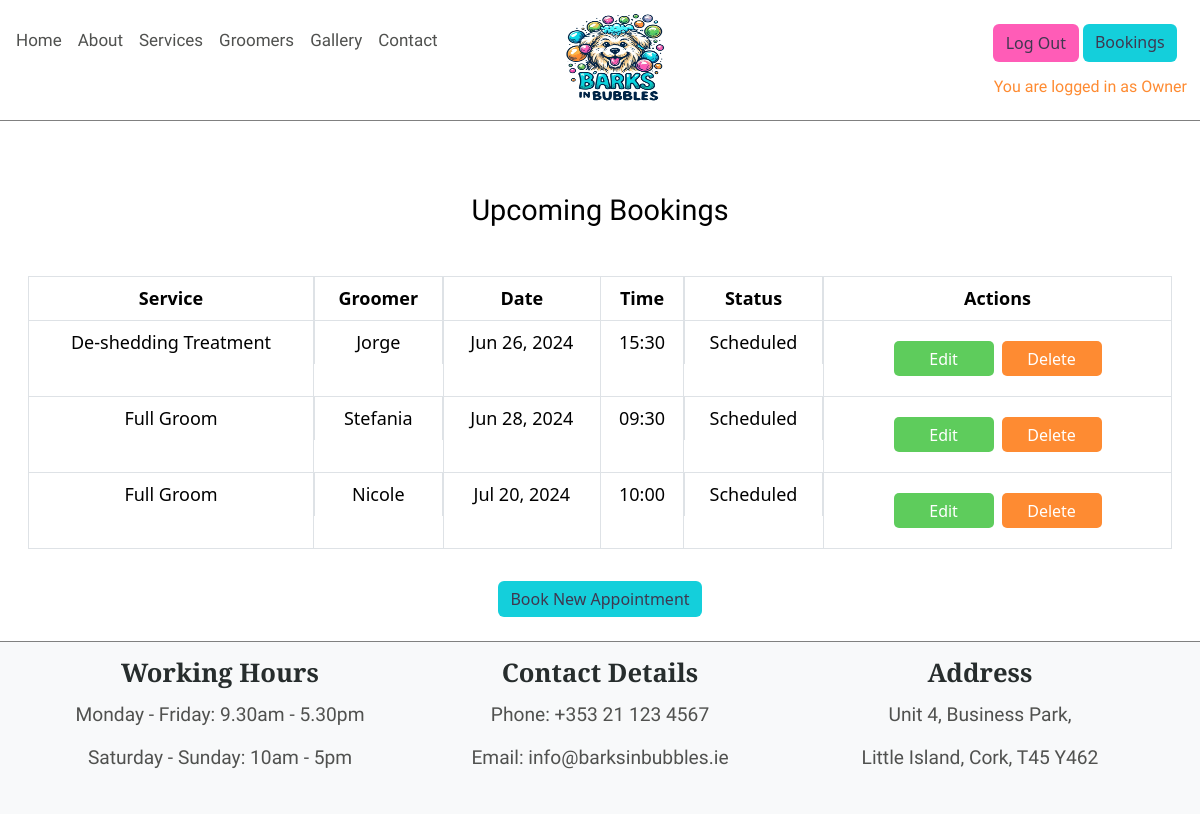
The page /appointment/my-appointments/ (signed in) on the database its author committed.
### appointment/models.py (models this page shows, shortened)
class Appointment(models.Model):
    STATUS_CHOICES = [
        ('scheduled', 'Scheduled'),
        ('completed', 'Completed'),
        ('cancelled', 'Cancelled'),
    ]
    user = models.ForeignKey(User, on_delete=models.CASCADE)
    service = models.ForeignKey(Services, on_delete=models.CASCADE)
    groomer = models.ForeignKey(Groomers, on_delete=models.CASCADE)
    date = models.DateField(default=timezone.now)
    time = models.TimeField(default=time(9, 0))
    status = models.CharField(max_length=10,
                              choices=STATUS_CHOICES, default='scheduled')
    created_at = models.DateTimeField(auto_now_add=True)

### home/models.py (models this page shows, shortened)
class Services(models.Model):
    id = models.AutoField(primary_key=True)
    service_image = CloudinaryField('image', default='placeholder')
    name = models.CharField(max_length=200)
    description = models.TextField()
    price = models.DecimalField(max_digits=10, decimal_places=2)
    duration = models.DurationField()
    class Meta:
        verbose_name_plural = "Services"

### groomers/models.py (models this page shows, shortened)
class Groomers(models.Model):
    id = models.AutoField(primary_key=True)
    groomer_image = CloudinaryField('image', default='placeholder')
    name = models.CharField(max_length=200)
    description = models.TextField()
    updated_on = models.DateTimeField(auto_now=True)
    class Meta:
        verbose_name_plural = "Groomers"

### appointment/views.py (the view)
# urls.py: path('my-appointments/', my_appointments, name='my_appointments'),
def my_appointments(request):
    if request.user.is_authenticated:
        appointments = (
            Appointment.objects.filter(user=request.user).order_by('date')
            )
        return render(request,
                      "appointment/my_appointments.html",
                      {'appointments': appointments})
    else:
        return redirect(reverse('account_login'))

### appointment/templates/appointment/my_appointments.html (shortened to what this page needs)
{% extends 'base.html' %}
{% load static %}
{% block content %}
<div class="container-fluid mt-4">
    <div class="row justify-content-center mx-1">
        <div class="col-12">
            {% if user.is_authenticated and appointments %}
            <h1 class="text-center my-5">Upcoming Bookings</h1>
            <table class="table table-bordered text-center">
                <thead>
                    <tr>
                        <th>Service</th>
                        <th class="d-none d-lg-block">Groomer</th>
                        <th>Date</th>
                        <th>Time</th>
                        <th class="d-none d-lg-block">Status</th>
                        <th>Actions</th>
                    </tr>
                </thead>
                <tbody>
                    {% for appointment in appointments %}
                    <tr>
                        <td>{{ appointment.service.name }}</td>
                        <td class="d-none d-lg-block">{{ appointment.groomer.name }}</td>
                        <td>{{ appointment.date|date:"M d, Y" }}</td>
                        <td>{{ appointment.time|time:"H:i" }}</td>
                        <td class="d-none d-lg-block">{{ appointment.get_status_display }}</td>
                        <td>
                            <div class="d-flex flex-column flex-md-row justify-content-center my-md-2 mx-3">
                                <button class="btn btn-edit m-1" data-appointment-id="{{ appointment.id }}">Edit</button>
                                <button class="btn btn-delete m-1" data-appointment-id="{{ appointment.id }}">Delete</button>
                            </div>
                        </td>
                    </tr>
                    {% endfor %}
                </tbody>
            </table>
            <div class="d-flex flex-column align-items-center">
                <a href="{% url 'book_appointment_step_one' %}" class="btn btn-book mt-3 w-45 mb-4">Book New Appointment</a>
            </div>
            {% endif %}
        </div>
    </div>
</div>
{% endblock %}

### templates/base.html (shortened to what this page needs)
{% load static %}
{% url 'home' as home_url %}
{% url 'gallery' as gallery_url %}
{% url 'contact' as contact_url %}
{% url 'groomers' as groomers_url %}
{% url 'account_login' as login_url %}
{% url 'account_signup' as signup_url %}
{% url 'account_logout' as logout_url %}
<!DOCTYPE html>
<html lang="en">
    <head>
        <link href="https://cdn.jsdelivr.net/npm/bootstrap@5.3.3/dist/css/bootstrap.min.css" rel="stylesheet"
>
        <link rel="stylesheet" href="{% static 'css/style.css' %}">
    </head>
    <body class="d-flex flex-column min-vh-100">
        <header class=" navbar-light bg-white pt-2 pb-3 sticky-top">
            <div class="d-flex justify-content-between align-items-start">
                <nav class="navbar navbar-expand-lg navbar-light mt-lg-1 px-3 px-lg-2 pb-0">
                    <div class="collapse navbar-collapse" id="navbarText">
                        <ul class="navbar-nav me-auto pl-3">
                            <li class="nav-item">
                                <a class="nav-link {% if request.path == home_url %}active" aria-current="page{% endif %}"
                                href="{% url 'home' %}">Home</a>
                            </li>
                            <li class="nav-item">
                                <a class="nav-link" href="{% url 'home' %}#about">About</a>
                            </li>
                            <li class="nav-item">
                                <a class="nav-link" href="{% url 'home' %}#services">Services</a>
                            </li>
                            <li class="nav-item">
                                <a class="nav-link {% if request.path == groomers_url %}active" aria-current="page{% endif %}"
                            href="{% url 'groomers' %}">Groomers</a>
                            </li>
                            <li class="nav-item">
                                <a class="nav-link {% if request.path == gallery_url %}active" aria-current="page{% endif %}"
                            href="{% url 'gallery' %}">Gallery</a>
                            </li>
                            <li class="nav-item">
                                <a class="nav-link {% if request.path == contact_url %}active" aria-current="page{% endif %}"
                                href="{% url 'contact' %}">Contact</a>
                            </li>
                        </ul>
                    </div>
                </nav>
                <div class="logo-container">
                    <a class="navbar-brand mx-3" href="{% url 'home' %}">
                        <img src="{% static 'images/logo/logo-barks-in-bubbles.webp' %}" alt="Barks in Bubbles Logo" class="img-fluid" style="max-height: 100px;">
                    </a>
                </div>
                <div class="d-flex flex-column align-items-start my-0 my-md-3 my-lg-0">
                    <div class="header-buttons d-flex flex-column flex-md-row my-md-2 mx-1">
                        {% if user.is_authenticated %}
                        <a href="{% url 'account_logout' %}" class="btn btn-logout me-1 mt-2 {% if request.path == logout_url %}active{% endif %}" aria-current="page">Log Out</a>
                        <a href="{% url 'my_appointments' %}" class="btn btn-appointments me-1 mt-2">Bookings</a>
                        {% endif %}
                    </div>
                    <div class="auth d-none d-lg-block">
                        {% if user.is_authenticated %}
                        <p class="auth text-end fs-6 my-0 me-2">You are logged in as {{ user }}</p>
                        {% else %}
                        <p class="auth text-end fs-6 my-0 me-4">You are not logged in</p>
                        {% endif %}
                    </div>
                </div>
            </div>
        </header>
        <main>
            {% block content %}{% endblock content %}
        </main>
        <footer class="footer mt-auto py-3 bg-light">
            <div class="container text-center">
                <div class="row">
                    <div class="col-12 col-lg-4 mb-3 mb-md-0">
                        <h5 class="fw-bold">Working Hours</h5>
                        <p class="mb-1">Monday - Friday: 9.30am - 5.30pm</p>
                        <p class="mb-1">Saturday - Sunday: 10am - 5pm</p>
                    </div>
                    <div class="col-12 col-sm-6 col-lg-4 mb-3 mb-md-0">
                        <h5 class="fw-bold">Contact Details</h5>
                        <p class="mb-1">Phone: +353 21 123 4567</p>
                        <p class="mb-1">Email: info@barksinbubbles.ie</p>
                    </div>
                    <div class="col-12 col-sm-6 col-lg-4 mb-3 mb-md-0">
                        <h5 class="fw-bold">Address</h5>
                        <p class="mb-1">Unit 4, Business Park,</p>
                        <p class="mb-1">Little Island, Cork, T45 Y462</p>
                    </div>
                </div>
            </div>
        </footer>
    </body>
</html>

### static/css/style.css (style rules this page uses)
body { background-color: #ffff; }
h1 { font-family: "Righteous", sans-serif !important; font-size: 150% !important; color: black; }
h5, h6 { font-family: "Cormorant Upright", sans-serif !important; font-size: 160% !important; color: #272D2D; }
p { font-family: "Khula", sans-serif !important; font-size: 120% !important; padding: 5px; color: #50514F; }
header { border-bottom: 1px solid grey; }
.nav-link { color: #50514F !important; font-size: 17px; font-family: "Righteous", sans-serif !important; }
.logo-container { position: absolute !important; left: 50% !important; transform: translateX(-50%) !important; }
.btn-book { background-color: #14cfdb; border: 2px solid #14cfdb; color: #3f3850; font-weight: 400; }
.btn-book, .btn-appointments { background-color: #14cfdb !important; color: #3f3850; border: none; }
.btn-logout { background-color: #ff5cb7 !important; color: #3f3850; }
.auth { color: #fe8b32 !important; }
.img-fluid { width: 100%; }
footer { border-top: 1px solid grey; }
.sign-out, .btn-delete { background-color: #fe8b32 !important; height: 35px; width: 100px; border-radius: 5px; color: #ffffff; border: none; }
.btn-contact, .btn-appointment, .btn-edit { background-color: #5ecc5c; height: 35px; width: 100px; border-radius: 5px; color: #ffffff; border: none; }
@media screen and (min-width: 320px) { html { scroll-padding-top: 260px; } }
@media screen and (min-width: 320px) { h1 { font-family: "Righteous", sans-serif !important; font-size: 180% !important; } }
@media screen and (min-width: 320px) { table { font-size: 12px !important; } }
@media screen and (min-width: 576px) { html { scroll-padding-top: 150px; } }
@media screen and (min-width: 576px) { table { font-size: 16px !important; } }
@media screen and (min-width: 992px) { html { scroll-padding-top: 145px; } }
@media screen and (min-width: 992px) { table { font-size: 18px !important; } }

### rows shown on the page
Appointment: service.name "De-shedding Treatment", groomer.name "Jorge", date "Jun 26, 2024", time "15:30", status "Scheduled"
Appointment: service.name "Full Groom", groomer.name "Stefania", date "Jun 28, 2024", time "09:30", status "Scheduled"
Appointment: service.name "Full Groom", groomer.name "Nicole", date "Jul 20, 2024", time "10:00", status "Scheduled"

### other values the page prints
{{ user }} "Owner"
